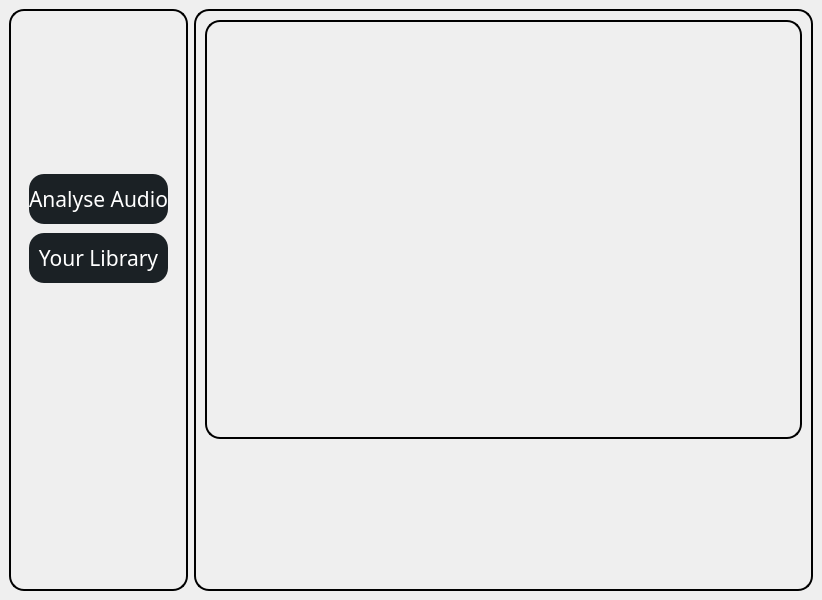
<?xml version="1.0" encoding="UTF-8"?>
<ui version="4.0">
 <class>MainWindow</class>
 <widget class="QMainWindow" name="MainWindow">
  <property name="geometry">
   <rect>
    <x>0</x>
    <y>0</y>
    <width>822</width>
    <height>600</height>
   </rect>
  </property>
  <property name="minimumSize">
   <size>
    <width>822</width>
    <height>600</height>
   </size>
  </property>
  <property name="maximumSize">
   <size>
    <width>822</width>
    <height>600</height>
   </size>
  </property>
  <property name="windowTitle">
   <string>MainWindow</string>
  </property>
  <property name="windowIcon">
   <iconset resource="resources_2.qrc">
    <normaloff>:/icons_new/icons_new/analysis (1).svg</normaloff>:/icons_new/icons_new/analysis (1).svg</iconset>
  </property>
  <property name="styleSheet">
   <string notr="true">*{
	font-family: Bahnschrift;
	color: white;
	border: nine;
}

#info_frame{
	background-color: rgb(27, 33, 37);
	border-radius: 15px;
}

#stackedWidget{
	border: 2px solid  black;
	border-radius: 15px;
}

#frame{
	border: 2px solid  black;
	border-radius: 15px;
}
#frame_2{
	border: 2px solid  black;
	border-radius: 15px;
}

#menu_frame QPushButton{
	background-color: rgb(27, 33, 37);
	border-radius: 15px;
}

#analyse_frame_btns QPushButton{
	background-color: rgb(27, 33, 37);
	border-radius: 15px;
}



</string>
  </property>
  <property name="toolButtonStyle">
   <enum>Qt::ToolButtonIconOnly</enum>
  </property>
  <widget class="QWidget" name="centralwidget">
   <property name="styleSheet">
    <string notr="true"/>
   </property>
   <layout class="QHBoxLayout" name="horizontalLayout">
    <item>
     <widget class="QFrame" name="frame">
      <property name="enabled">
       <bool>true</bool>
      </property>
      <property name="maximumSize">
       <size>
        <width>250</width>
        <height>16777215</height>
       </size>
      </property>
      <property name="mouseTracking">
       <bool>false</bool>
      </property>
      <property name="tabletTracking">
       <bool>false</bool>
      </property>
      <property name="styleSheet">
       <string notr="true"/>
      </property>
      <property name="frameShape">
       <enum>QFrame::StyledPanel</enum>
      </property>
      <property name="frameShadow">
       <enum>QFrame::Raised</enum>
      </property>
      <property name="midLineWidth">
       <number>0</number>
      </property>
      <layout class="QVBoxLayout" name="verticalLayout">
       <item>
        <widget class="QFrame" name="frame_3">
         <property name="styleSheet">
          <string notr="true"/>
         </property>
         <property name="frameShape">
          <enum>QFrame::StyledPanel</enum>
         </property>
         <property name="frameShadow">
          <enum>QFrame::Raised</enum>
         </property>
         <layout class="QHBoxLayout" name="horizontalLayout_2">
          <item>
           <widget class="QLabel" name="label">
            <property name="font">
             <font>
              <family>Bahnschrift</family>
             </font>
            </property>
            <property name="styleSheet">
             <string notr="true"/>
            </property>
            <property name="text">
             <string/>
            </property>
            <property name="pixmap">
             <pixmap resource="resources_fin.src">:/images_fin/images_final/bpkey.png</pixmap>
            </property>
            <property name="scaledContents">
             <bool>false</bool>
            </property>
            <property name="alignment">
             <set>Qt::AlignLeading|Qt::AlignLeft|Qt::AlignVCenter</set>
            </property>
           </widget>
          </item>
         </layout>
        </widget>
       </item>
       <item>
        <widget class="QFrame" name="menu_frame">
         <property name="frameShape">
          <enum>QFrame::StyledPanel</enum>
         </property>
         <property name="frameShadow">
          <enum>QFrame::Raised</enum>
         </property>
         <layout class="QVBoxLayout" name="verticalLayout_2">
          <item>
           <widget class="QPushButton" name="go_to_analyses_btn">
            <property name="minimumSize">
             <size>
              <width>0</width>
              <height>40</height>
             </size>
            </property>
            <property name="maximumSize">
             <size>
              <width>16777215</width>
              <height>50</height>
             </size>
            </property>
            <property name="font">
             <font>
              <family>Bahnschrift</family>
              <pointsize>16</pointsize>
             </font>
            </property>
            <property name="styleSheet">
             <string notr="true"/>
            </property>
            <property name="text">
             <string>Analyse Audio</string>
            </property>
            <property name="icon">
             <iconset resource="resources_fin.src">
              <normaloff>:/icons_fin/icons_final/analysis (1).svg</normaloff>:/icons_fin/icons_final/analysis (1).svg</iconset>
            </property>
           </widget>
          </item>
          <item>
           <widget class="QPushButton" name="go_to_library_btn">
            <property name="minimumSize">
             <size>
              <width>0</width>
              <height>40</height>
             </size>
            </property>
            <property name="maximumSize">
             <size>
              <width>16777215</width>
              <height>50</height>
             </size>
            </property>
            <property name="font">
             <font>
              <family>Bahnschrift</family>
              <pointsize>16</pointsize>
             </font>
            </property>
            <property name="text">
             <string>Your Library</string>
            </property>
            <property name="icon">
             <iconset resource="resources_fin.src">
              <normaloff>:/icons_fin/icons_final/library-books.svg</normaloff>:/icons_fin/icons_final/library-books.svg</iconset>
            </property>
           </widget>
          </item>
         </layout>
        </widget>
       </item>
       <item>
        <widget class="QFrame" name="size_grip_left_1">
         <property name="frameShape">
          <enum>QFrame::StyledPanel</enum>
         </property>
         <property name="frameShadow">
          <enum>QFrame::Raised</enum>
         </property>
        </widget>
       </item>
       <item>
        <widget class="QFrame" name="size_grip_left_2">
         <property name="frameShape">
          <enum>QFrame::StyledPanel</enum>
         </property>
         <property name="frameShadow">
          <enum>QFrame::Raised</enum>
         </property>
        </widget>
       </item>
      </layout>
     </widget>
    </item>
    <item>
     <widget class="QFrame" name="frame_2">
      <property name="maximumSize">
       <size>
        <width>800</width>
        <height>16777215</height>
       </size>
      </property>
      <property name="frameShape">
       <enum>QFrame::StyledPanel</enum>
      </property>
      <property name="frameShadow">
       <enum>QFrame::Raised</enum>
      </property>
      <layout class="QVBoxLayout" name="verticalLayout_3">
       <item>
        <widget class="QStackedWidget" name="stackedWidget">
         <property name="currentIndex">
          <number>1</number>
         </property>
         <widget class="QWidget" name="analyse_page">
          <layout class="QVBoxLayout" name="verticalLayout_6">
           <item>
            <widget class="QFrame" name="frame_7">
             <property name="minimumSize">
              <size>
               <width>0</width>
               <height>50</height>
              </size>
             </property>
             <property name="frameShape">
              <enum>QFrame::StyledPanel</enum>
             </property>
             <property name="frameShadow">
              <enum>QFrame::Raised</enum>
             </property>
             <layout class="QVBoxLayout" name="verticalLayout_7">
              <item>
               <widget class="QLabel" name="analyse_label">
                <property name="text">
                 <string/>
                </property>
                <property name="pixmap">
                 <pixmap resource="resources_fin.src">:/images_fin/images_final/analyse.png</pixmap>
                </property>
                <property name="scaledContents">
                 <bool>true</bool>
                </property>
               </widget>
              </item>
             </layout>
            </widget>
           </item>
           <item>
            <widget class="QFrame" name="analyse_frame">
             <property name="sizePolicy">
              <sizepolicy hsizetype="Preferred" vsizetype="Expanding">
               <horstretch>0</horstretch>
               <verstretch>0</verstretch>
              </sizepolicy>
             </property>
             <property name="frameShape">
              <enum>QFrame::StyledPanel</enum>
             </property>
             <property name="frameShadow">
              <enum>QFrame::Raised</enum>
             </property>
             <layout class="QHBoxLayout" name="horizontalLayout_4">
              <item>
               <widget class="QFrame" name="frame_9">
                <property name="frameShape">
                 <enum>QFrame::StyledPanel</enum>
                </property>
                <property name="frameShadow">
                 <enum>QFrame::Raised</enum>
                </property>
                <layout class="QVBoxLayout" name="verticalLayout_8">
                 <item>
                  <widget class="QLabel" name="note_label_image">
                   <property name="minimumSize">
                    <size>
                     <width>218</width>
                     <height>218</height>
                    </size>
                   </property>
                   <property name="maximumSize">
                    <size>
                     <width>218</width>
                     <height>218</height>
                    </size>
                   </property>
                   <property name="text">
                    <string/>
                   </property>
                   <property name="pixmap">
                    <pixmap resource="resources_fin.src">:/images_fin/images_final/note.png</pixmap>
                   </property>
                   <property name="scaledContents">
                    <bool>true</bool>
                   </property>
                  </widget>
                 </item>
                </layout>
               </widget>
              </item>
              <item>
               <widget class="QFrame" name="info_frame">
                <property name="minimumSize">
                 <size>
                  <width>218</width>
                  <height>218</height>
                 </size>
                </property>
                <property name="maximumSize">
                 <size>
                  <width>218</width>
                  <height>218</height>
                 </size>
                </property>
                <property name="frameShape">
                 <enum>QFrame::StyledPanel</enum>
                </property>
                <property name="frameShadow">
                 <enum>QFrame::Raised</enum>
                </property>
                <layout class="QGridLayout" name="gridLayout">
                 <item row="2" column="0">
                  <widget class="QLabel" name="key_label_image">
                   <property name="minimumSize">
                    <size>
                     <width>0</width>
                     <height>0</height>
                    </size>
                   </property>
                   <property name="font">
                    <font>
                     <family>Bahnschrift</family>
                     <pointsize>16</pointsize>
                    </font>
                   </property>
                   <property name="text">
                    <string/>
                   </property>
                   <property name="pixmap">
                    <pixmap resource="resources_fin.src">:/images_fin/images_final/key.png</pixmap>
                   </property>
                   <property name="scaledContents">
                    <bool>true</bool>
                   </property>
                  </widget>
                 </item>
                 <item row="0" column="0">
                  <widget class="QLabel" name="name_label_image">
                   <property name="font">
                    <font>
                     <family>Bahnschrift</family>
                     <pointsize>16</pointsize>
                    </font>
                   </property>
                   <property name="text">
                    <string/>
                   </property>
                   <property name="pixmap">
                    <pixmap resource="resources_fin.src">:/images_fin/images_final/name.png</pixmap>
                   </property>
                   <property name="scaledContents">
                    <bool>true</bool>
                   </property>
                  </widget>
                 </item>
                 <item row="1" column="0">
                  <widget class="QLabel" name="bpm_label_image">
                   <property name="font">
                    <font>
                     <family>Bahnschrift</family>
                     <pointsize>16</pointsize>
                    </font>
                   </property>
                   <property name="text">
                    <string/>
                   </property>
                   <property name="pixmap">
                    <pixmap resource="resources_fin.src">:/images_fin/images_final/bpm.png</pixmap>
                   </property>
                   <property name="scaledContents">
                    <bool>true</bool>
                   </property>
                  </widget>
                 </item>
                 <item row="0" column="1">
                  <widget class="QLabel" name="name_label">
                   <property name="font">
                    <font>
                     <family>Bahnschrift</family>
                     <pointsize>16</pointsize>
                    </font>
                   </property>
                   <property name="text">
                    <string>Unknown</string>
                   </property>
                   <property name="alignment">
                    <set>Qt::AlignCenter</set>
                   </property>
                  </widget>
                 </item>
                 <item row="1" column="1">
                  <widget class="QLabel" name="bpm_label">
                   <property name="font">
                    <font>
                     <family>Bahnschrift</family>
                     <pointsize>16</pointsize>
                    </font>
                   </property>
                   <property name="text">
                    <string>Unknown</string>
                   </property>
                   <property name="alignment">
                    <set>Qt::AlignCenter</set>
                   </property>
                  </widget>
                 </item>
                 <item row="2" column="1">
                  <widget class="QLabel" name="key_label">
                   <property name="font">
                    <font>
                     <family>Bahnschrift</family>
                     <pointsize>16</pointsize>
                    </font>
                   </property>
                   <property name="text">
                    <string>Unknown</string>
                   </property>
                   <property name="alignment">
                    <set>Qt::AlignCenter</set>
                   </property>
                  </widget>
                 </item>
                </layout>
               </widget>
              </item>
             </layout>
            </widget>
           </item>
           <item>
            <widget class="QFrame" name="analyse_frame_btns">
             <property name="minimumSize">
              <size>
               <width>0</width>
               <height>60</height>
              </size>
             </property>
             <property name="frameShape">
              <enum>QFrame::StyledPanel</enum>
             </property>
             <property name="frameShadow">
              <enum>QFrame::Raised</enum>
             </property>
             <layout class="QHBoxLayout" name="horizontalLayout_3">
              <item>
               <widget class="QPushButton" name="open_file_btn">
                <property name="minimumSize">
                 <size>
                  <width>0</width>
                  <height>40</height>
                 </size>
                </property>
                <property name="font">
                 <font>
                  <family>Bahnschrift</family>
                  <pointsize>16</pointsize>
                 </font>
                </property>
                <property name="text">
                 <string>Open Audio File</string>
                </property>
                <property name="icon">
                 <iconset resource="resources_fin.src">
                  <normaloff>:/icons_fin/icons_final/upload-folder.svg</normaloff>:/icons_fin/icons_final/upload-folder.svg</iconset>
                </property>
               </widget>
              </item>
              <item>
               <widget class="QPushButton" name="analyse_btn">
                <property name="enabled">
                 <bool>true</bool>
                </property>
                <property name="minimumSize">
                 <size>
                  <width>0</width>
                  <height>40</height>
                 </size>
                </property>
                <property name="font">
                 <font>
                  <family>Bahnschrift</family>
                  <pointsize>16</pointsize>
                 </font>
                </property>
                <property name="text">
                 <string>Analyse</string>
                </property>
                <property name="icon">
                 <iconset resource="resources_fin.src">
                  <normaloff>:/icons_fin/icons_final/setting.svg</normaloff>:/icons_fin/icons_final/setting.svg</iconset>
                </property>
               </widget>
              </item>
             </layout>
            </widget>
           </item>
          </layout>
         </widget>
         <widget class="QWidget" name="library_page">
          <layout class="QVBoxLayout" name="verticalLayout_4">
           <item alignment="Qt::AlignTop">
            <widget class="QFrame" name="frame_5">
             <property name="minimumSize">
              <size>
               <width>0</width>
               <height>50</height>
              </size>
             </property>
             <property name="frameShape">
              <enum>QFrame::StyledPanel</enum>
             </property>
             <property name="frameShadow">
              <enum>QFrame::Raised</enum>
             </property>
             <layout class="QVBoxLayout" name="verticalLayout_5">
              <item alignment="Qt::AlignLeft">
               <widget class="QLabel" name="library_label">
                <property name="minimumSize">
                 <size>
                  <width>522</width>
                  <height>0</height>
                 </size>
                </property>
                <property name="font">
                 <font>
                  <family>Bahnschrift</family>
                  <pointsize>22</pointsize>
                 </font>
                </property>
                <property name="text">
                 <string/>
                </property>
                <property name="pixmap">
                 <pixmap resource="resources_fin.src">:/images_fin/images_final/library.png</pixmap>
                </property>
                <property name="scaledContents">
                 <bool>true</bool>
                </property>
               </widget>
              </item>
             </layout>
            </widget>
           </item>
           <item>
            <widget class="QFrame" name="frame_6">
             <property name="sizePolicy">
              <sizepolicy hsizetype="Preferred" vsizetype="Expanding">
               <horstretch>0</horstretch>
               <verstretch>0</verstretch>
              </sizepolicy>
             </property>
             <property name="frameShape">
              <enum>QFrame::StyledPanel</enum>
             </property>
             <property name="frameShadow">
              <enum>QFrame::Raised</enum>
             </property>
            </widget>
           </item>
          </layout>
         </widget>
        </widget>
       </item>
       <item>
        <widget class="QFrame" name="size_grip_right_1">
         <property name="minimumSize">
          <size>
           <width>0</width>
           <height>135</height>
          </size>
         </property>
         <property name="frameShape">
          <enum>QFrame::StyledPanel</enum>
         </property>
         <property name="frameShadow">
          <enum>QFrame::Raised</enum>
         </property>
        </widget>
       </item>
      </layout>
     </widget>
    </item>
   </layout>
  </widget>
 </widget>
 <resources>
  <include location="resources_2.qrc"/>
  <include location="resources_fin.src"/>
 </resources>
 <connections/>
</ui>
